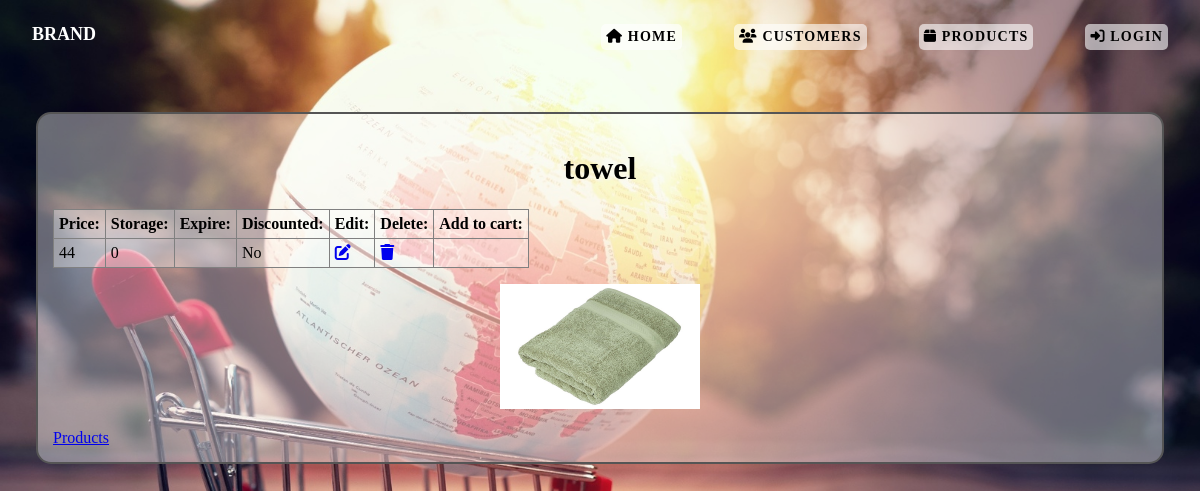
/shopping/products/2, run on the app's committed database.
### shopping/models.py (models this page shows, shortened)
class Product(models.Model):
    product_name = models.CharField(max_length=200)
    price = models.IntegerField()
    expiry_date = models.DateField(blank=True, null=True)
    is_discounted = models.BooleanField(default=False)
    storage_quantity = models.IntegerField(default=0)
    created = models.DateTimeField(auto_now_add=True, blank=True, null=True)
    last_modified = models.DateTimeField(auto_now=True, blank=True, null=True)
    product_image = models.ImageField(upload_to='products/', blank=True, null=True)

### shopping/views.py (the view)
# urls.py: path("products/<int:product_id>", views.get_product_details, name="product_details"),
def get_product_details(request, product_id):
    try:
        product = Product.objects.get(id=product_id)
    except Product.DoesNotExist:
        return HttpResponse("No product found!", status=404)
    context = {'product': product, 'form': PurchaseItemForm}
    return render(request, 'shopping/product_details.html', context)

### shopping/templates/shopping/product_details.html (shortened to what this page needs)
{% load static %}
<!DOCTYPE html>
<html lang="en">
    <head>
        <link rel="stylesheet" type="text/css" href="{% static 'css/master.css' %}">
        <link rel="stylesheet" href="https://cdnjs.cloudflare.com/ajax/libs/font-awesome/6.5.0/css/all.min.css">
    </head>
    <body>
        {% include "shopping/header.html" %}
        <main>
            <h1>{{ product.product_name }}</h1>
            <table class="product">
                <tr>
                    <th>Price:</th>
                    <th>Storage:</th>
                    <th>Expire:</th>
                    <th>Discounted:</th>
                    <th>Edit:</th>
                    <th>Delete:</th>
                    <th>Add to cart:</th>
                </tr>
                <tr>
                    <td> {{ product.price }}</td>
                    <td> {{ product.storage_quantity }} </td>
                    <td> {{ product.expiry_dte }} </td>
                    <td> {% if product.is_discounted %} Yes {% else %} No {% endif %} </td>
                    <td><a href="{% url 'product_update' product_id=product.id %}"><i class="fa-solid fa-pen-to-square"></i></a></td>
                    <td><a href="{% url 'product_delete' product_id=product.id %}"><i class="fa-solid fa-trash"></i></a></td>
                    <td>
                    </td>
                </tr>
            </table>
            {% if product.product_image %}
                <p><img src="{{ product.product_image.url }}" alt="{{ product.name }}" width="200" /></p>
            {% else %}
                <p>No image available</p>
            {% endif %}
            <a href="{% url 'product_list' %}">Products</a>
        </main>
    </body>
</html>

### shopping/static/css/master.css (style rules this page uses)
* { box-sizing: border-box; }
html { margin: 0; padding: 0; width: 100%; height: 100vh; }
body { margin: 0; padding: 0; width: 100%; height: 100vh; font-family: Poppins; font-weight: 400; background: url(../images/shopping.jpg); background-position: center; background-size: cover; background-repeat: no-repeat; background-attachment: fixed; }
main { margin: 8% 3%; padding: 15px; background-color: rgba(255,255,255,0.4); border: 2px solid #555; border-radius: 15px; }
main h1, main p { text-align: center; }
.customers, .customers th, .customers td, .product, .product th, .product td { border: 1px solid grey; border-collapse: collapse; padding: 5px; background-color: rgba(255,255,255,0.2); }

### data on the page
Product: product_name "towel", price "44", storage_quantity "0", product_image (picture)
